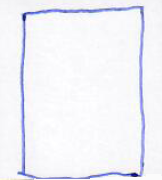
//> input picture all-images/square/q1-2.PNG, 162 x 180 px
$ ./zernike_moments   (built with g++ and OpenCV 4)
//> lines starting //> are read from the running program, lines starting //| are printed output that depends on the picture; after the words box and inside, x2 and y2 are one past the last pixel; in counts of white or black regions, pixels touching at a corner belong together
### zernike.h
#ifndef ZERNIKE_H
#define ZERNIKE_H

#include <opencv2/opencv.hpp>
#include <vector>
#include <complex>

struct ZernikeMoment {
    int n, m;
    double magnitude, phase;
};

std::vector<std::vector<double>> convertirImagenAMatriz(const cv::Mat& img);

std::vector<ZernikeMoment> calcularMomentosZernike(const cv::Mat& img, int maxOrder);

#endif

### zernike.cpp
#include "zernike.h"
#include <cmath>
#include <iostream>

using namespace std;

double factorial(int n) {
    return (n <= 1) ? 1 : n * factorial(n - 1);
}

double radialPolynomial(int n, int m, double r) {
    double sum = 0.0;
    for (int k = 0; k <= (n - m) / 2; k++) {
        double num = pow(-1, k) * factorial(n - k);
        double denom = factorial(k) * factorial((n + m) / 2 - k) * factorial((n - m) / 2 - k);
        sum += (num / denom) * pow(r, n - 2 * k);
    }
    return sum;
}

vector<vector<double>> convertirImagenAMatriz(const cv::Mat& img) {
    vector<vector<double>> matriz(img.rows, vector<double>(img.cols, 0.0));

    for (int i = 0; i < img.rows; i++) {
        for (int j = 0; j < img.cols; j++) {
            matriz[i][j] = img.at<uchar>(i, j) / 255.0;
        }
    }
    return matriz;
}

vector<ZernikeMoment> calcularMomentosZernike(const cv::Mat& img, int maxOrder) {
    vector<vector<double>> imgMatrix = convertirImagenAMatriz(img);
    int size = img.rows;
    vector<ZernikeMoment> momentos;

    for (int n = 0; n <= maxOrder; n++) {
        for (int m = -n; m <= n; m += 2) {
            complex<double> Znm(0, 0);

            for (int y = 0; y < size; y++) {
                for (int x = 0; x < size; x++) {
                    double r = sqrt(pow(x - size / 2, 2) + pow(y - size / 2, 2)) / (size / 2);
                    double theta = atan2(y - size / 2, x - size / 2);

                    if (r <= 1) {
                        double Rnm = radialPolynomial(n, abs(m), r);
                        complex<double> term(Rnm * cos(m * theta), -Rnm * sin(m * theta));
                        Znm += term * imgMatrix[y][x];
                    }
                }
            }

            ZernikeMoment zm;
            zm.n = n;
            zm.m = m;
            zm.magnitude = abs(Znm);
            zm.phase = arg(Znm);
            momentos.push_back(zm);
        }
    }
    return momentos;
}

### zernike_moments.cpp
#include "zernike.h"
#include <opencv2/opencv.hpp>
#include <iostream>
#include <fstream>
#include <filesystem>

namespace fs = std::filesystem;
using namespace std;

void guardarMomentosEnCSV(const string& filename, const vector<pair<string, vector<ZernikeMoment>>>& datos) {
    ofstream archivo(filename);
    if (!archivo.is_open()) {
        cerr << "Error al abrir el archivo CSV para escritura." << endl;
        return;
    }

    archivo << "categoria";
    for (int i = 0; i < datos[0].second.size(); i++) {
        archivo << ",Z" << datos[0].second[i].n << "_" << datos[0].second[i].m << "_mag";
        archivo << ",Z" << datos[0].second[i].n << "_" << datos[0].second[i].m << "_phase";
    }
    archivo << "\n";

    for (const auto& [categoria, momentos] : datos) {
        archivo << categoria;
        for (const auto& m : momentos) {
            archivo << "," << m.magnitude << "," << m.phase;
        }
        archivo << "\n";
    }

    archivo.close();
}

int main() {
    string dataset_path = "./all-images";
    int maxOrder = 4;

    vector<pair<string, vector<ZernikeMoment>>> datosCSV;

    for (const auto& entry : fs::directory_iterator(dataset_path)) {
        if (!entry.is_directory()) continue;

        string categoria = entry.path().filename().string();

        for (const auto& img_entry : fs::directory_iterator(entry.path())) {
            string img_path = img_entry.path().string();
            cv::Mat img = cv::imread(img_path, cv::IMREAD_GRAYSCALE);
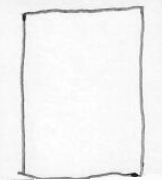
//> img: 180 rows x 162 cols, CV_8UC1; min 16, max 255, mean 242.3

            if (img.empty()) {
                cerr << "No se pudo abrir la imagen: " << img_path << endl;
                continue;
            }

            cv::Mat binaria;
            cv::threshold(img, binaria, 128, 255, cv::THRESH_BINARY);
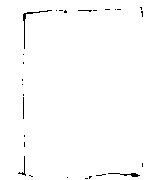
//> binaria: 180 rows x 162 cols, CV_8UC1; 99% white; black in thin lines or dots, all inside (x1, y1, x2, y2) = (18, 7, 143, 179)

            vector<ZernikeMoment> momentosZernike = calcularMomentosZernike(binaria, maxOrder);
//> in calcularMomentosZernike, `vector<vector<double>> imgMatrix = convertirImagenAMatriz(img);`: imgMatrix = 180 items
//> after the loop in calcularMomentosZernike, `for (int n = 0; n <= maxOrder; n++)`: momentos = 15 items
//> momentosZernike = 15 items
            datosCSV.push_back({categoria, momentosZernike});
//> datosCSV = 1 item
        }
    }
//> pass 2 of the loop `for (const auto& entry : fs::directory_iterator(dataset_path))`:
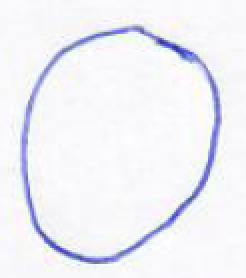
//> input picture all-images/circle/c1-2.PNG, 123 x 139 px (shown 2 times larger)
//> `cv::Mat img = cv::imread(img_path, cv::IMREAD_GRAYSCALE);`:
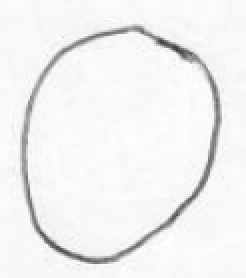
//> img: 139 rows x 123 cols, CV_8UC1 (shown 2 times larger); min 60, max 255, mean 241.3
//> `cv::threshold(img, binaria, 128, 255, cv::THRESH_BINARY);`:
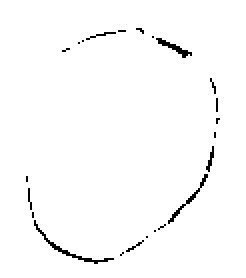
//> binaria: 139 rows x 123 cols, CV_8UC1 (shown 2 times larger); 98.3% white; black in thin lines or dots, all inside (x1, y1, x2, y2) = (13, 14, 110, 132)
//> datosCSV = 2 items

    string csv_path = "momentos_zernike.csv";
    guardarMomentosEnCSV(csv_path, datosCSV);
//> the loop in guardarMomentosEnCSV, `for (int i = 0; i < datos[0].second.size(); i++)` made 15 passes
//> the loop in guardarMomentosEnCSV, `for (const auto& [categoria, momentos] : datos)` made 2 passes
//> categoria on passes 1 to 2: "square", "circle"

    cout << "CSV generado exitosamente: " << csv_path << endl;
    return 0;
}
